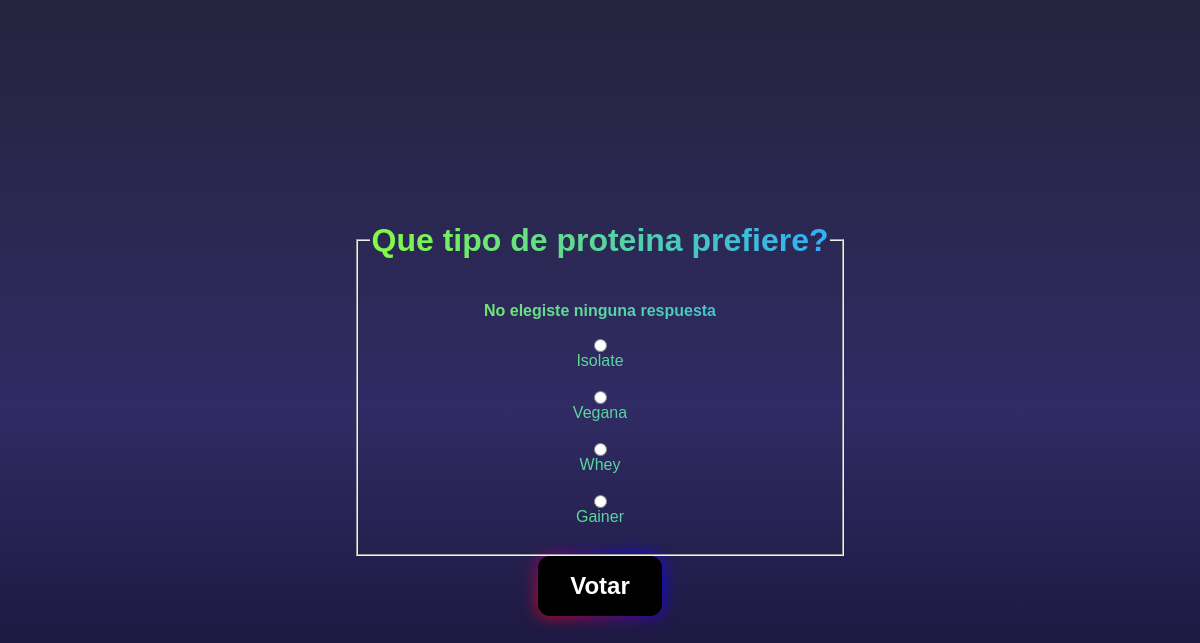
Page /polls/3/vote on the committed database.
### polls/models.py (models this page shows, shortened)
class Question(models.Model):
    question_text = models.CharField(max_length=200) #string
    pub_date = models.DateTimeField("Date published")

class Choice(models.Model):
    question = models.ForeignKey(Question, on_delete=models.CASCADE)#on_delete=models.CASCADE "si se borra la pregunta, las respuestas tambien serán borradas"
    choice_text=models.CharField(max_length=200)
    votes=models.IntegerField(default=0)

### polls/views.py (the view)
# urls.py: path("<int:question_id>/vote", views.vote, name='vote'),
def vote(request, question_id):
    question=get_object_or_404(Question,pk=question_id)
    try:
        selected_choice=question.choice_set.get(pk=request.POST["choice"])
    except (KeyError, Choice.DoesNotExist):
        return render(request, "polls/detail.html",{
            "question":question,
            "error_message":"No elegiste ninguna respuesta"
        })
    else:
        selected_choice.votes +=1
        selected_choice.save()
        return HttpResponseRedirect(reverse("polls:results",args=(question_id,)))

### polls/templates/polls/detail.html (shortened to what this page needs)
{% load static %}
<!DOCTYPE html>
<html lang="en">
<head>
    <link rel="stylesheet" href="{% static 'polls/style.css' %}">
    <link rel="stylesheet" href="{% static 'polls/detail.css' %}">
</head>
<body>
    <form action="{% url 'polls:vote' question.id %}" method="post">
            <fieldset>
                <legend><h1>{{question.question_text}}</h1></legend>
                {% if error_message %}
                    <p><strong>{{error_message}}</strong></p>
                {% endif %}
                {% for choice in question.choice_set.all %}
                    <input
                        type="radio"
                        name="choice"
                        id="choice {{forloop.counter}}"
                        value="{{choice.id}}"
                    >
                    <label for="choice {{forloop.counter}}">
                        {{choice.choice_text}}
                    </label>
                    <br>
                {% endfor %}
            </fieldset>
            <button>Votar</button>
        </form>
</body>
</html>

### polls/static/polls/style.css (style rules this page uses)
body, header, ul, li, footer { align-items: center; display: flex; justify-content: center; }
body { background: #0f0c29; background: -webkit-linear-gradient(to bottom, #24243e, #302b63, #0f0c29); background: linear-gradient(to bottom, #24243e, #302b63, #0f0c29); flex-direction: column; font-family: Arial, Helvetica, sans-serif; height: 100vh; }

### polls/static/polls/detail.css (style rules this page uses)
body { align-items: center; display: flex; justify-content: center; background: #0f0c29; background: -webkit-linear-gradient(to bottom, #24243e, #302b63, #0f0c29); background: linear-gradient(to bottom, #24243e, #302b63, #0f0c29); flex-direction: column; font-family: Arial, Helvetica, sans-serif; height: 100vh; }
form { background: linear-gradient( to right, hsl(98, 100%, 62%), hsl(204, 100%, 59%) ); -webkit-background-clip: text; -webkit-text-fill-color: transparent; text-align: center; }
fieldset { align-items: center; display: flex; justify-content: center; flex-direction: column; }
button { background: black; cursor: pointer; border: none; padding: 16px 32px; -webkit-text-fill-color: white; font-size: 24px; font-weight: bold; position: relative; border-radius: 12px; }
button::before { content: ""; position: absolute; top: 0; left: 0; z-index: -1; width: 100%; height: 100%; background: linear-gradient( 45deg, red,blue,deeppink,blue,red,blue,deeppink, blue ); background-size: 800%; border-radius: 10px; filter: blur(8px); animation: glowing 20s linear infinite; }

### rows in the picture
Question: question_text "Que tipo de proteina prefiere?"
Choice: choice_text "Isolate"
Choice: choice_text "Vegana"
Choice: choice_text "Whey"
Choice: choice_text "Gainer"

### other values in the picture
{{ error_message }} "No elegiste ninguna respuesta"
